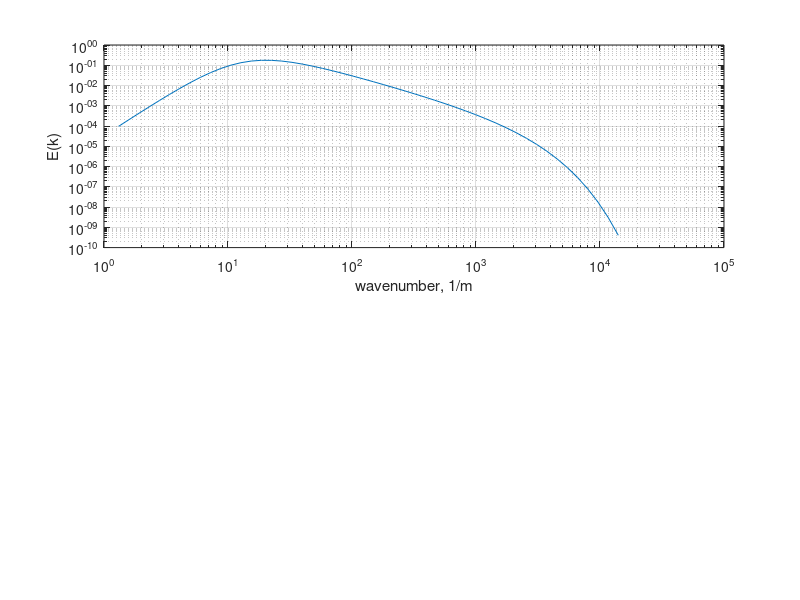

Write MATLAB code to recreate this figure. (Note: this script raises an error after producing the figure.)
% integral scale
uscale = 0.1
lscale = 0.0762
nu = 15e-6;
Re = uscale*lscale/nu

% kolmogorov scale
eta = lscale*Re^(-0.75)
v = uscale*Re^(-0.25)

% define spectrum
oversampling = 10;
k = [0 logspace(log10(1/lscale/oversampling),log10(oversampling/eta))];
kh = k*lscale;
E = (kh.^4).*(1+kh.^2).^(-17/6).*exp(-kh*Re^(-0.75));
ks = oversampling/eta*2;

figure(1)
subplot(2,1,1)
loglog(k,E); 
xlabel('wavenumber, 1/m')
ylabel('E(k)')
grid on




% make white noise and filter to make turbulent pink noise
x = 0:(1/ks):10;
w = random('normal',0,1,size(x));
W = fft(w); z = linspace(0,1,length(W));
EE = [E E(2:(end-1))]; zz = [k 2*k(end)-k(2:(end-1))]/ks;
U = W.*interp1(zz,sqrt(EE),z);
u = ifft(U,'symmetric');

% plot resulting spectrum
welcher = spectrum.welch;
Wpsd = psd(welcher, w, 'Fs',ks)
Upsd = psd(welcher, u, 'Fs',ks)

figure(1)
subplot(2,1,2)
%loglog(Wpsd.Frequencies,Wpsd.Data,'g'); hold on
%loglog(Upsd.Frequencies,Upsd.Data); hold off
loglog(z,abs(W),'g'); hold on
loglog(z,abs(U).^2);
loglog(zz,abs(EE),'r'); hold off
%xlabel('wavenumber, 1/m');
%ylabel('PSD, ()/(1/m)');
grid on
%xlim([1 1e5])



